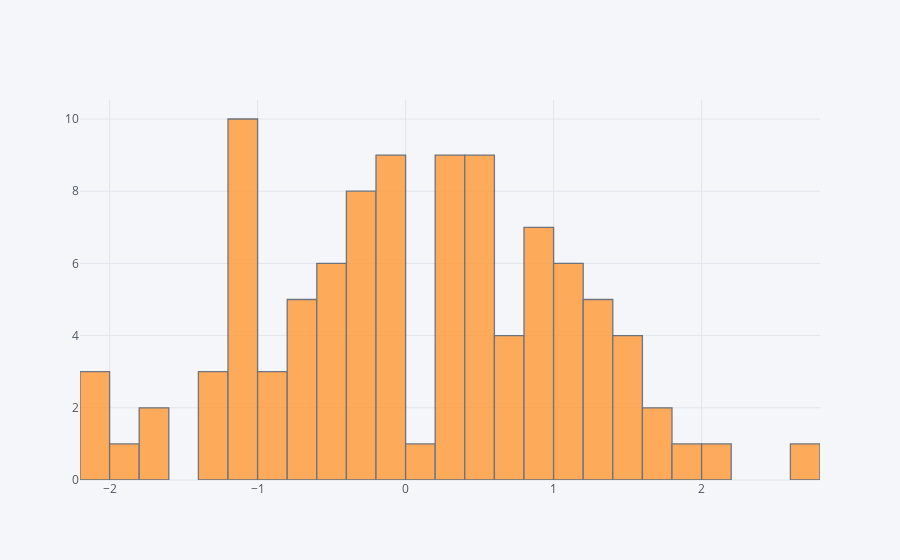

The notebook cell this image was saved under:
### Markdown cell above
## histogram

### Code cell
df['A'].iplot(kind='hist',bins=25)

### Figure 1 — Plotly figure (JSON) as saved in the notebook; plotly's stock layout.template omitted (floating-point values rounded to 4 significant figures)
{"data": [{"histfunc": "count", "histnorm": "", "marker": {"color": "rgba(255, 153, 51, 1.0)", "line": {"color": "#4D5663", "width": 1.3}}, "name": "A", "nbinsx": 25, "opacity": 0.8, "orientation": "v", "type": "histogram", "x": [0.3698, -0.4911, -0.07121, 0.3553, -0.6932, -0.2778, -1.2, 0.8887, 0.474, 0.6853, -0.5482, -1.036, -0.1642, -0.9572, -0.3271, 0.8576, 0.4811, 0.9104, -1.002, 1.486, -0.484, -0.1595, 0.4658, 0.4735, 1.054, -1.22, -0.4977, -0.02261, 0.4489, -1.176, 1.227, 0.2053, 1.728, -0.2228, -0.3468, 1.24, -0.6915, -0.02589, 1.015, 0.7219, -0.5478, 0.2062, 0.7002, -0.8946, -1.823, 0.6204, 2.632, 1.082, -0.107, -1.011, -2.145, 2.14, 1.814, -0.5032, 1.087, -1.31, 0.3937, 1.009, -0.6575, -1.73, 0.9084, 1.563, 0.5447, 1.401, -2.068, -1.07, -1.398, 0.2642, -1.657, 0.9611, 0.3024, 1.354, 0.01837, -1.059, -1.036, 1.526, 0.5464, 0.9745, 0.8244, -0.01716, -0.8527, -1.026, 0.3111, 0.5187, -0.06022, -0.05543, 1.264, 1.069, 1.296, -0.3355, -2.037, -0.2824, -0.7204, 0.4242, -0.3025, 1.742, -1.147, -0.6022, 0.3524, -0.397]}], "layout": {"barmode": "overlay", "legend": {"bgcolor": "#F5F6F9", "font": {"color": "#4D5663"}}, "paper_bgcolor": "#F5F6F9", "plot_bgcolor": "#F5F6F9", "titlefont": {"color": "#4D5663"}, "xaxis1": {"gridcolor": "#E1E5ED", "showgrid": true, "tickfont": {"color": "#4D5663"}, "title": "", "titlefont": {"color": "#4D5663"}, "zerolinecolor": "#E1E5ED"}, "yaxis1": {"gridcolor": "#E1E5ED", "showgrid": true, "tickfont": {"color": "#4D5663"}, "title": "", "titlefont": {"color": "#4D5663"}, "zerolinecolor": "#E1E5ED"}}}
